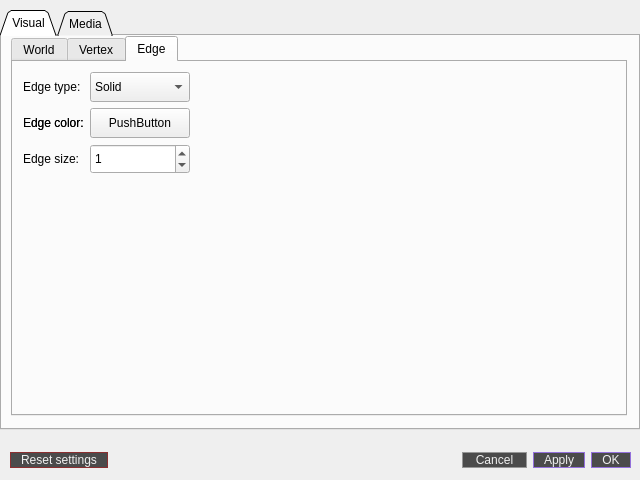
<?xml version="1.0" encoding="UTF-8"?>
<ui version="4.0">
 <class>PreferencesWindow</class>
 <widget class="QWidget" name="PreferencesWindow">
  <property name="geometry">
   <rect>
    <x>0</x>
    <y>0</y>
    <width>640</width>
    <height>480</height>
   </rect>
  </property>
  <property name="minimumSize">
   <size>
    <width>640</width>
    <height>480</height>
   </size>
  </property>
  <property name="maximumSize">
   <size>
    <width>640</width>
    <height>480</height>
   </size>
  </property>
  <property name="windowTitle">
   <string>Preferences</string>
  </property>
  <widget class="QTabWidget" name="tabWidget_main">
   <property name="enabled">
    <bool>true</bool>
   </property>
   <property name="geometry">
    <rect>
     <x>0</x>
     <y>10</y>
     <width>640</width>
     <height>420</height>
    </rect>
   </property>
   <property name="styleSheet">
    <string notr="true"/>
   </property>
   <property name="tabPosition">
    <enum>QTabWidget::North</enum>
   </property>
   <property name="tabShape">
    <enum>QTabWidget::Triangular</enum>
   </property>
   <property name="currentIndex">
    <number>0</number>
   </property>
   <property name="elideMode">
    <enum>Qt::ElideRight</enum>
   </property>
   <property name="usesScrollButtons">
    <bool>false</bool>
   </property>
   <property name="documentMode">
    <bool>false</bool>
   </property>
   <property name="tabsClosable">
    <bool>false</bool>
   </property>
   <property name="movable">
    <bool>false</bool>
   </property>
   <property name="tabBarAutoHide">
    <bool>false</bool>
   </property>
   <widget class="QWidget" name="tab_visual">
    <attribute name="title">
     <string>Visual</string>
    </attribute>
    <widget class="QTabWidget" name="tabWidget_visual">
     <property name="geometry">
      <rect>
       <x>9</x>
       <y>0</y>
       <width>616</width>
       <height>380</height>
      </rect>
     </property>
     <property name="currentIndex">
      <number>2</number>
     </property>
     <widget class="QWidget" name="tab_4">
      <attribute name="title">
       <string>World</string>
      </attribute>
      <widget class="QWidget" name="gridLayoutWidget_3">
       <property name="geometry">
        <rect>
         <x>10</x>
         <y>10</y>
         <width>591</width>
         <height>331</height>
        </rect>
       </property>
       <layout class="QGridLayout" name="gridLayout_3">
        <item row="0" column="0">
         <widget class="QLabel" name="label_vertexDisplayMethod_2">
          <property name="text">
           <string>Background color: </string>
          </property>
         </widget>
        </item>
        <item row="0" column="2">
         <spacer name="horizontalSpacer_4">
          <property name="orientation">
           <enum>Qt::Horizontal</enum>
          </property>
          <property name="sizeHint" stdset="0">
           <size>
            <width>40</width>
            <height>20</height>
           </size>
          </property>
         </spacer>
        </item>
        <item row="1" column="0">
         <widget class="QLabel" name="label_vertexColor_2">
          <property name="text">
           <string>Camera speed: </string>
          </property>
         </widget>
        </item>
        <item row="2" column="1">
         <widget class="QSpinBox" name="spinBox_nearPlane">
          <property name="sizePolicy">
           <sizepolicy hsizetype="Minimum" vsizetype="Fixed">
            <horstretch>0</horstretch>
            <verstretch>0</verstretch>
           </sizepolicy>
          </property>
          <property name="minimumSize">
           <size>
            <width>100</width>
            <height>30</height>
           </size>
          </property>
          <property name="maximumSize">
           <size>
            <width>150</width>
            <height>30</height>
           </size>
          </property>
          <property name="styleSheet">
           <string notr="true"/>
          </property>
          <property name="minimum">
           <number>1</number>
          </property>
          <property name="maximum">
           <number>9999999</number>
          </property>
         </widget>
        </item>
        <item row="4" column="0">
         <spacer name="verticalSpacer_3">
          <property name="orientation">
           <enum>Qt::Vertical</enum>
          </property>
          <property name="sizeHint" stdset="0">
           <size>
            <width>20</width>
            <height>40</height>
           </size>
          </property>
         </spacer>
        </item>
        <item row="0" column="1">
         <widget class="ColorPushButton" name="colorPushButton_backgroundColor">
          <property name="minimumSize">
           <size>
            <width>100</width>
            <height>30</height>
           </size>
          </property>
          <property name="maximumSize">
           <size>
            <width>130</width>
            <height>50</height>
           </size>
          </property>
          <property name="styleSheet">
           <string notr="true"/>
          </property>
          <property name="text">
           <string>PushButton</string>
          </property>
         </widget>
        </item>
        <item row="2" column="0">
         <widget class="QLabel" name="label_vertexSize_2">
          <property name="text">
           <string>Near plane(perspective mode): </string>
          </property>
         </widget>
        </item>
        <item row="1" column="1">
         <widget class="QSpinBox" name="spinBox_cameraSpeed">
          <property name="sizePolicy">
           <sizepolicy hsizetype="Minimum" vsizetype="Fixed">
            <horstretch>0</horstretch>
            <verstretch>0</verstretch>
           </sizepolicy>
          </property>
          <property name="minimumSize">
           <size>
            <width>100</width>
            <height>30</height>
           </size>
          </property>
          <property name="maximumSize">
           <size>
            <width>150</width>
            <height>30</height>
           </size>
          </property>
          <property name="styleSheet">
           <string notr="true"/>
          </property>
          <property name="minimum">
           <number>1</number>
          </property>
          <property name="maximum">
           <number>10000000</number>
          </property>
         </widget>
        </item>
        <item row="3" column="0">
         <widget class="QLabel" name="label_vertexSize_3">
          <property name="text">
           <string>Far plane(perspective mode): </string>
          </property>
         </widget>
        </item>
        <item row="3" column="1">
         <widget class="QSpinBox" name="spinBox_farPlane">
          <property name="sizePolicy">
           <sizepolicy hsizetype="Minimum" vsizetype="Fixed">
            <horstretch>0</horstretch>
            <verstretch>0</verstretch>
           </sizepolicy>
          </property>
          <property name="minimumSize">
           <size>
            <width>100</width>
            <height>30</height>
           </size>
          </property>
          <property name="maximumSize">
           <size>
            <width>150</width>
            <height>30</height>
           </size>
          </property>
          <property name="styleSheet">
           <string notr="true"/>
          </property>
          <property name="minimum">
           <number>2</number>
          </property>
          <property name="maximum">
           <number>10000000</number>
          </property>
         </widget>
        </item>
       </layout>
      </widget>
     </widget>
     <widget class="QWidget" name="tab_vertex">
      <attribute name="title">
       <string>Vertex</string>
      </attribute>
      <widget class="QWidget" name="gridLayoutWidget">
       <property name="geometry">
        <rect>
         <x>10</x>
         <y>10</y>
         <width>591</width>
         <height>331</height>
        </rect>
       </property>
       <layout class="QGridLayout" name="gridLayout">
        <item row="1" column="0">
         <widget class="QLabel" name="label_vertexColor">
          <property name="text">
           <string>Vertex color:</string>
          </property>
         </widget>
        </item>
        <item row="1" column="1">
         <widget class="ColorPushButton" name="colorPushButton_vertexColor">
          <property name="minimumSize">
           <size>
            <width>100</width>
            <height>30</height>
           </size>
          </property>
          <property name="maximumSize">
           <size>
            <width>130</width>
            <height>50</height>
           </size>
          </property>
          <property name="styleSheet">
           <string notr="true"/>
          </property>
          <property name="text">
           <string>PushButton</string>
          </property>
         </widget>
        </item>
        <item row="0" column="1">
         <widget class="QComboBox" name="comboBox_vertexDisplayMethod">
          <property name="minimumSize">
           <size>
            <width>100</width>
            <height>30</height>
           </size>
          </property>
          <property name="maximumSize">
           <size>
            <width>130</width>
            <height>50</height>
           </size>
          </property>
          <item>
           <property name="text">
            <string>None</string>
           </property>
          </item>
          <item>
           <property name="text">
            <string>Circle</string>
           </property>
          </item>
          <item>
           <property name="text">
            <string>Square</string>
           </property>
          </item>
         </widget>
        </item>
        <item row="0" column="0">
         <widget class="QLabel" name="label_vertexDisplayMethod">
          <property name="text">
           <string>Vertex display method:</string>
          </property>
         </widget>
        </item>
        <item row="3" column="0">
         <spacer name="verticalSpacer">
          <property name="orientation">
           <enum>Qt::Vertical</enum>
          </property>
          <property name="sizeHint" stdset="0">
           <size>
            <width>20</width>
            <height>40</height>
           </size>
          </property>
         </spacer>
        </item>
        <item row="2" column="0">
         <widget class="QLabel" name="label_vertexSize">
          <property name="text">
           <string>Vertex size:</string>
          </property>
         </widget>
        </item>
        <item row="2" column="1">
         <widget class="QSpinBox" name="spinBox_vertexSize">
          <property name="sizePolicy">
           <sizepolicy hsizetype="Minimum" vsizetype="Fixed">
            <horstretch>0</horstretch>
            <verstretch>0</verstretch>
           </sizepolicy>
          </property>
          <property name="minimumSize">
           <size>
            <width>100</width>
            <height>30</height>
           </size>
          </property>
          <property name="maximumSize">
           <size>
            <width>50</width>
            <height>50</height>
           </size>
          </property>
          <property name="styleSheet">
           <string notr="true"/>
          </property>
          <property name="maximum">
           <number>100</number>
          </property>
         </widget>
        </item>
        <item row="0" column="2">
         <spacer name="horizontalSpacer_2">
          <property name="orientation">
           <enum>Qt::Horizontal</enum>
          </property>
          <property name="sizeHint" stdset="0">
           <size>
            <width>40</width>
            <height>20</height>
           </size>
          </property>
         </spacer>
        </item>
       </layout>
      </widget>
     </widget>
     <widget class="QWidget" name="tab_edge">
      <attribute name="title">
       <string>Edge</string>
      </attribute>
      <widget class="QWidget" name="gridLayoutWidget_2">
       <property name="geometry">
        <rect>
         <x>10</x>
         <y>10</y>
         <width>591</width>
         <height>331</height>
        </rect>
       </property>
       <layout class="QGridLayout" name="gridLayout_2">
        <item row="0" column="1">
         <widget class="QComboBox" name="comboBox_edgeType">
          <property name="minimumSize">
           <size>
            <width>100</width>
            <height>30</height>
           </size>
          </property>
          <property name="maximumSize">
           <size>
            <width>130</width>
            <height>50</height>
           </size>
          </property>
          <item>
           <property name="text">
            <string>Solid</string>
           </property>
          </item>
          <item>
           <property name="text">
            <string>Dashed</string>
           </property>
          </item>
         </widget>
        </item>
        <item row="1" column="1">
         <widget class="ColorPushButton" name="colorPushButton_edgeColor">
          <property name="minimumSize">
           <size>
            <width>100</width>
            <height>30</height>
           </size>
          </property>
          <property name="maximumSize">
           <size>
            <width>130</width>
            <height>50</height>
           </size>
          </property>
          <property name="text">
           <string>PushButton</string>
          </property>
         </widget>
        </item>
        <item row="3" column="0">
         <spacer name="verticalSpacer_2">
          <property name="orientation">
           <enum>Qt::Vertical</enum>
          </property>
          <property name="sizeHint" stdset="0">
           <size>
            <width>20</width>
            <height>40</height>
           </size>
          </property>
         </spacer>
        </item>
        <item row="1" column="0">
         <widget class="QLabel" name="label_edgeColor">
          <property name="text">
           <string>Edge color:</string>
          </property>
         </widget>
        </item>
        <item row="2" column="1">
         <widget class="QSpinBox" name="spinBox_edgeSize">
          <property name="minimumSize">
           <size>
            <width>100</width>
            <height>30</height>
           </size>
          </property>
          <property name="maximumSize">
           <size>
            <width>50</width>
            <height>50</height>
           </size>
          </property>
          <property name="styleSheet">
           <string notr="true"/>
          </property>
          <property name="maximum">
           <number>100</number>
          </property>
          <property name="value">
           <number>1</number>
          </property>
         </widget>
        </item>
        <item row="0" column="0">
         <widget class="QLabel" name="label_edgeType">
          <property name="text">
           <string>Edge type:</string>
          </property>
         </widget>
        </item>
        <item row="2" column="0">
         <widget class="QLabel" name="label_edgeSize">
          <property name="text">
           <string>Edge size:</string>
          </property>
         </widget>
        </item>
        <item row="1" column="0">
         <widget class="QLabel" name="label_edgeColor">
          <property name="text">
           <string>Edge color:</string>
          </property>
         </widget>
        </item>
        <item row="0" column="3">
         <spacer name="horizontalSpacer_3">
          <property name="orientation">
           <enum>Qt::Horizontal</enum>
          </property>
          <property name="sizeHint" stdset="0">
           <size>
            <width>40</width>
            <height>20</height>
           </size>
          </property>
         </spacer>
        </item>
        <item row="3" column="0">
         <spacer name="verticalSpacer_2">
          <property name="orientation">
           <enum>Qt::Vertical</enum>
          </property>
          <property name="sizeHint" stdset="0">
           <size>
            <width>20</width>
            <height>40</height>
           </size>
          </property>
         </spacer>
        </item>
       </layout>
      </widget>
     </widget>
    </widget>
   </widget>
   <widget class="QWidget" name="tab_media">
    <property name="enabled">
     <bool>false</bool>
    </property>
    <attribute name="title">
     <string>Media</string>
    </attribute>
    <widget class="QTabWidget" name="tabWidget_media">
     <property name="geometry">
      <rect>
       <x>9</x>
       <y>0</y>
       <width>616</width>
       <height>378</height>
      </rect>
     </property>
     <property name="currentIndex">
      <number>0</number>
     </property>
     <widget class="QWidget" name="tab_3">
      <attribute name="title">
       <string>Common</string>
      </attribute>
      <widget class="QLabel" name="label_mediaFolder">
       <property name="geometry">
        <rect>
         <x>20</x>
         <y>30</y>
         <width>120</width>
         <height>25</height>
        </rect>
       </property>
       <property name="text">
        <string>Media folder:</string>
       </property>
      </widget>
      <widget class="QLineEdit" name="lineEdit_mediaFolder">
       <property name="geometry">
        <rect>
         <x>160</x>
         <y>30</y>
         <width>330</width>
         <height>25</height>
        </rect>
       </property>
       <property name="text">
        <string>path</string>
       </property>
      </widget>
     </widget>
     <widget class="QWidget" name="tab_2">
      <attribute name="title">
       <string>Image</string>
      </attribute>
      <widget class="QLabel" name="label_imagePrefix">
       <property name="geometry">
        <rect>
         <x>20</x>
         <y>30</y>
         <width>120</width>
         <height>25</height>
        </rect>
       </property>
       <property name="text">
        <string>Image prefix:</string>
       </property>
      </widget>
      <widget class="QLineEdit" name="lineEdit_imagePrefix">
       <property name="geometry">
        <rect>
         <x>160</x>
         <y>30</y>
         <width>330</width>
         <height>25</height>
        </rect>
       </property>
       <property name="text">
        <string>image</string>
       </property>
      </widget>
      <widget class="QLabel" name="label_imageHeight">
       <property name="geometry">
        <rect>
         <x>20</x>
         <y>70</y>
         <width>120</width>
         <height>25</height>
        </rect>
       </property>
       <property name="text">
        <string>Image height:</string>
       </property>
      </widget>
      <widget class="QLabel" name="label_imageWidth">
       <property name="geometry">
        <rect>
         <x>20</x>
         <y>110</y>
         <width>120</width>
         <height>25</height>
        </rect>
       </property>
       <property name="text">
        <string>Image width:</string>
       </property>
      </widget>
      <widget class="QLabel" name="label_imageFormat">
       <property name="geometry">
        <rect>
         <x>20</x>
         <y>150</y>
         <width>120</width>
         <height>25</height>
        </rect>
       </property>
       <property name="text">
        <string>Image format:</string>
       </property>
      </widget>
      <widget class="QComboBox" name="comboBox_imageFormat">
       <property name="geometry">
        <rect>
         <x>160</x>
         <y>150</y>
         <width>70</width>
         <height>25</height>
        </rect>
       </property>
       <item>
        <property name="text">
         <string>png</string>
        </property>
       </item>
       <item>
        <property name="text">
         <string>bmp</string>
        </property>
       </item>
       <item>
        <property name="text">
         <string>jpeg</string>
        </property>
       </item>
       <item>
        <property name="text">
         <string>jpg</string>
        </property>
       </item>
      </widget>
      <widget class="QSpinBox" name="spinBox_imageHeight">
       <property name="geometry">
        <rect>
         <x>160</x>
         <y>70</y>
         <width>70</width>
         <height>25</height>
        </rect>
       </property>
       <property name="maximum">
        <number>0</number>
       </property>
       <property name="value">
        <number>0</number>
       </property>
      </widget>
      <widget class="QSpinBox" name="spinBox_imageWidth">
       <property name="geometry">
        <rect>
         <x>160</x>
         <y>110</y>
         <width>70</width>
         <height>25</height>
        </rect>
       </property>
       <property name="maximum">
        <number>0</number>
       </property>
       <property name="value">
        <number>0</number>
       </property>
      </widget>
     </widget>
     <widget class="QWidget" name="tab">
      <attribute name="title">
       <string>Animation</string>
      </attribute>
      <widget class="QLabel" name="label_gifPrefix">
       <property name="geometry">
        <rect>
         <x>20</x>
         <y>30</y>
         <width>120</width>
         <height>25</height>
        </rect>
       </property>
       <property name="minimumSize">
        <size>
         <width>0</width>
         <height>0</height>
        </size>
       </property>
       <property name="text">
        <string>Gif prefix:</string>
       </property>
      </widget>
      <widget class="QLineEdit" name="lineEdit_gifPrefix">
       <property name="geometry">
        <rect>
         <x>160</x>
         <y>30</y>
         <width>330</width>
         <height>25</height>
        </rect>
       </property>
       <property name="text">
        <string>record</string>
       </property>
      </widget>
      <widget class="QLabel" name="label_gitHeight">
       <property name="geometry">
        <rect>
         <x>20</x>
         <y>70</y>
         <width>120</width>
         <height>25</height>
        </rect>
       </property>
       <property name="minimumSize">
        <size>
         <width>0</width>
         <height>0</height>
        </size>
       </property>
       <property name="text">
        <string>Gif height:</string>
       </property>
      </widget>
      <widget class="QLabel" name="label_gifWidth">
       <property name="geometry">
        <rect>
         <x>20</x>
         <y>110</y>
         <width>120</width>
         <height>25</height>
        </rect>
       </property>
       <property name="minimumSize">
        <size>
         <width>0</width>
         <height>0</height>
        </size>
       </property>
       <property name="text">
        <string>Gif width:</string>
       </property>
      </widget>
      <widget class="QLabel" name="label_gifDuration">
       <property name="geometry">
        <rect>
         <x>20</x>
         <y>150</y>
         <width>120</width>
         <height>25</height>
        </rect>
       </property>
       <property name="minimumSize">
        <size>
         <width>0</width>
         <height>0</height>
        </size>
       </property>
       <property name="text">
        <string>Gif duration:</string>
       </property>
      </widget>
      <widget class="QSpinBox" name="spinBox_gifHeight">
       <property name="geometry">
        <rect>
         <x>160</x>
         <y>70</y>
         <width>70</width>
         <height>25</height>
        </rect>
       </property>
       <property name="maximum">
        <number>0</number>
       </property>
       <property name="value">
        <number>0</number>
       </property>
      </widget>
      <widget class="QSpinBox" name="spinBox_gifWidth">
       <property name="geometry">
        <rect>
         <x>160</x>
         <y>110</y>
         <width>70</width>
         <height>25</height>
        </rect>
       </property>
       <property name="maximum">
        <number>0</number>
       </property>
       <property name="value">
        <number>0</number>
       </property>
      </widget>
      <widget class="QSpinBox" name="spinBox_gifDuration">
       <property name="geometry">
        <rect>
         <x>160</x>
         <y>150</y>
         <width>70</width>
         <height>25</height>
        </rect>
       </property>
       <property name="maximum">
        <number>0</number>
       </property>
       <property name="value">
        <number>0</number>
       </property>
      </widget>
     </widget>
    </widget>
   </widget>
  </widget>
  <widget class="QWidget" name="horizontalLayoutWidget">
   <property name="geometry">
    <rect>
     <x>10</x>
     <y>440</y>
     <width>621</width>
     <height>41</height>
    </rect>
   </property>
   <layout class="QHBoxLayout" name="horizontalLayout">
    <item>
     <widget class="QPushButton" name="pushButton_resetSettings">
      <property name="styleSheet">
       <string notr="true">QPushButton { 
background-color: rgb(75, 75, 75); 
color: rgb(240,240,240); 
border: 1px solid rgb(139, 47, 48);
border-radius: 9px; 
padding-left: 10px;  
padding-right: 10px;  
} 

QPushButton:hover { 
background-color: rgb(85, 85, 85); 
} 
QPushButton:pressed { 
background-color: rgb(65, 65, 65); 
}
QPushButton:disabled{ 
                  color: rgb(100, 100,100); 
                border: 1px solid rgb(90, 90, 90); 
                 } </string>
      </property>
      <property name="text">
       <string>Reset settings</string>
      </property>
     </widget>
    </item>
    <item>
     <spacer name="horizontalSpacer">
      <property name="orientation">
       <enum>Qt::Horizontal</enum>
      </property>
      <property name="sizeHint" stdset="0">
       <size>
        <width>40</width>
        <height>20</height>
       </size>
      </property>
     </spacer>
    </item>
    <item>
     <widget class="QPushButton" name="pushButton_cancel">
      <property name="enabled">
       <bool>true</bool>
      </property>
      <property name="sizePolicy">
       <sizepolicy hsizetype="Fixed" vsizetype="Fixed">
        <horstretch>0</horstretch>
        <verstretch>0</verstretch>
       </sizepolicy>
      </property>
      <property name="minimumSize">
       <size>
        <width>65</width>
        <height>0</height>
       </size>
      </property>
      <property name="styleSheet">
       <string notr="true">QPushButton { 
background-color: rgb(75, 75, 75); 
color: rgb(240,240,240); 
                border: 1px solid rgb(150, 150, 150); 
border-radius: 9px; 
padding-left: 10px;  
padding-right: 10px;  
} 

QPushButton:hover { 
background-color: rgb(85, 85, 85); 
} 
QPushButton:pressed { 
background-color: rgb(65, 65, 65); 
}
QPushButton:disabled{ 
                  color: rgb(100, 100,100); 
                border: 1px solid rgb(90, 90, 90); 
                 } </string>
      </property>
      <property name="text">
       <string>Cancel</string>
      </property>
     </widget>
    </item>
    <item>
     <widget class="QPushButton" name="pushButton_apply">
      <property name="styleSheet">
       <string notr="true">QPushButton { 
background-color: rgb(75, 75, 75); 
color: rgb(240,240,240); 
border: 1px solid rgb(147,112,219);
border-radius: 9px; 
padding-left: 10px;  
padding-right: 10px;  
} 

QPushButton:hover { 
background-color: rgb(85, 85, 85); 
} 
QPushButton:pressed { 
background-color: rgb(65, 65, 65); 
}
QPushButton:disabled{ 
                  color: rgb(100, 100,100); 
                border: 1px solid rgb(90, 90, 90); 
                 } </string>
      </property>
      <property name="text">
       <string>Apply</string>
      </property>
     </widget>
    </item>
    <item>
     <widget class="QPushButton" name="pushButton_ok">
      <property name="styleSheet">
       <string notr="true">QPushButton { 
background-color: rgb(75, 75, 75); 
color: rgb(240,240,240); 
border: 1px solid rgb(147,112,219);
border-radius: 9px; 
padding-left: 10px;  
padding-right: 10px;  
} 

QPushButton:hover { 
background-color: rgb(85, 85, 85); 
} 
QPushButton:pressed { 
background-color: rgb(65, 65, 65); 
}
QPushButton:disabled{ 
                  color: rgb(100, 100,100); 
                border: 1px solid rgb(90, 90, 90); 
                 } </string>
      </property>
      <property name="text">
       <string>OK</string>
      </property>
     </widget>
    </item>
   </layout>
  </widget>
 </widget>
 <customwidgets>
  <customwidget>
   <class>ColorPushButton</class>
   <extends>QPushButton</extends>
   <header location="global">frontend/ui/ColorPushButton/ColorPushButton.h</header>
  </customwidget>
 </customwidgets>
 <resources/>
 <connections/>
</ui>
